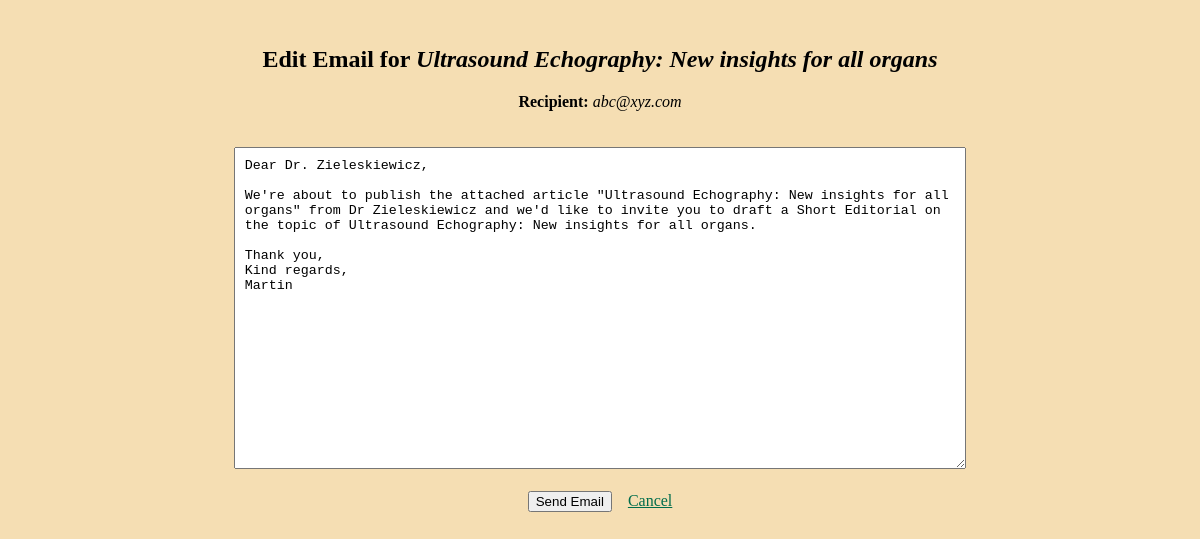
/edit-email/2/template1, run on an earlier commit of the app's database.
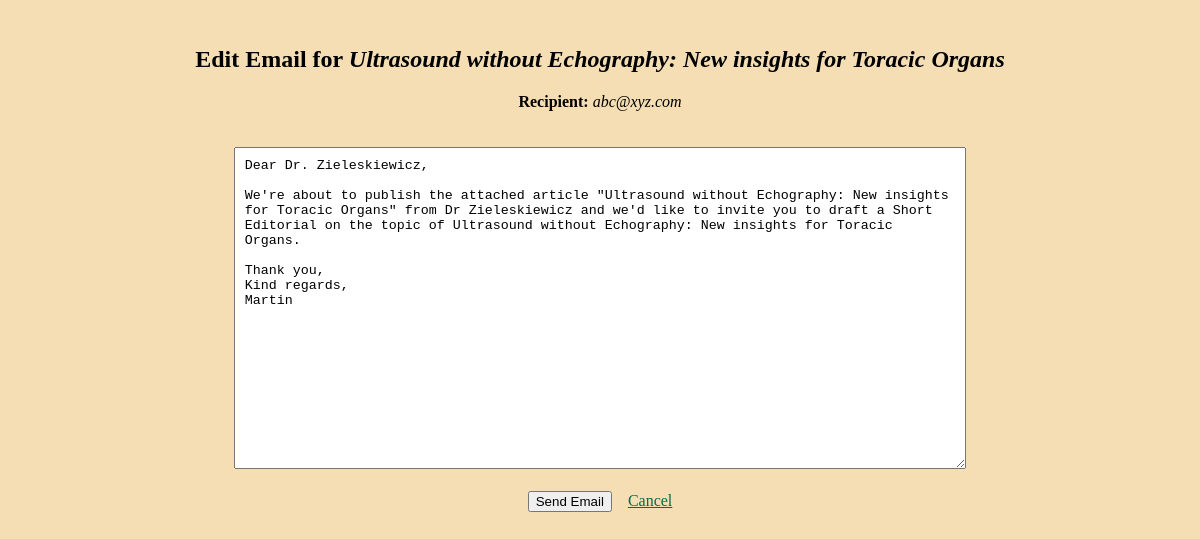
And on a later commit of the database.
### app.py (models this page shows, shortened)
class Task(db.Model):
    id = db.Column(db.Integer, primary_key=True)
    journal = db.Column(db.String(100), nullable=False)
    collection = db.Column(db.String(50))
    type = db.Column(db.String(50))
    title = db.Column(db.String(120))
    deadline = db.Column(db.Date)
    author1 = db.Column(db.String(30))
    email1 = db.Column(db.String(30))
    author2 = db.Column(db.String(30))
    email2 = db.Column(db.String(30))
    author3 = db.Column(db.String(30))
    email3 = db.Column(db.String(30))
    date_invited = db.Column(db.Date)
    status = db.Column(db.String(30))
    last_change_in_notes = db.Column(db.Date)
    notes = db.Column(db.String(500))

### app.py (the view, shortened to what this page needs)
@app.route('/edit-email/<int:task_id>/<template_name>', methods=['GET', 'POST'])
def edit_email(task_id, template_name):
    task = Task.query.get_or_404(task_id)
    template_vars = {
        'title': 'Dr.',
        'last_name': task.author1.split()[-1],
        'original_title': task.title,
        'original_author': task.author1,
        'article_type': task.type,
        'article_title': task.title
    }
    email_content = EMAIL_TEMPLATES[template_name].format(**template_vars)
    return render_template('edit_email.html',
                           email_content=email_content,
                           task=task)

### templates/edit_email.html (shortened to what this page needs)
{% extends 'base.html' %}
{% block body %}
<div class="content">
    <br>
    <h2>Edit Email for <i>{{ task.title }}</i></h2>
    <b>Recipient: </b><i>{{ task.email1 }}</i>
    <br><br><br>
    <form method="POST">
        <textarea name="email_content" rows="20" style="width:60%">{{ email_content }}</textarea>
        <br><br>
        <button type="submit">Send Email</button>
        <a class='one' href="{{ url_for('index') }}">Cancel</a>
    </form>
</div>
{% endblock %}

What changed in the data, as far as the page shows it:
changed Task "abc@xyz.com": title "Ultrasound Echography: New insights for all organs" → "Ultrasound without Echography: New insights for Toracic Organs"
Also different on the page:
form field email_content: "…the attached article \"Ultrasound Echography: New insights for all organs\" from Dr Zieleskiewicz and we'd like to invite you to draft a Short Editorial on the topic of Ultrasound Echography: New insights for all organs. Thank you, Kind regards,…" → "…the attached article \"Ultrasound without Echography: New insights for Toracic Organs\" from Dr Zieleskiewicz and we'd like to invite you to draft a Short Editorial on the topic of Ultrasound without Echography: New insights for Toracic Organs. Thank you, Kind regards,…"
